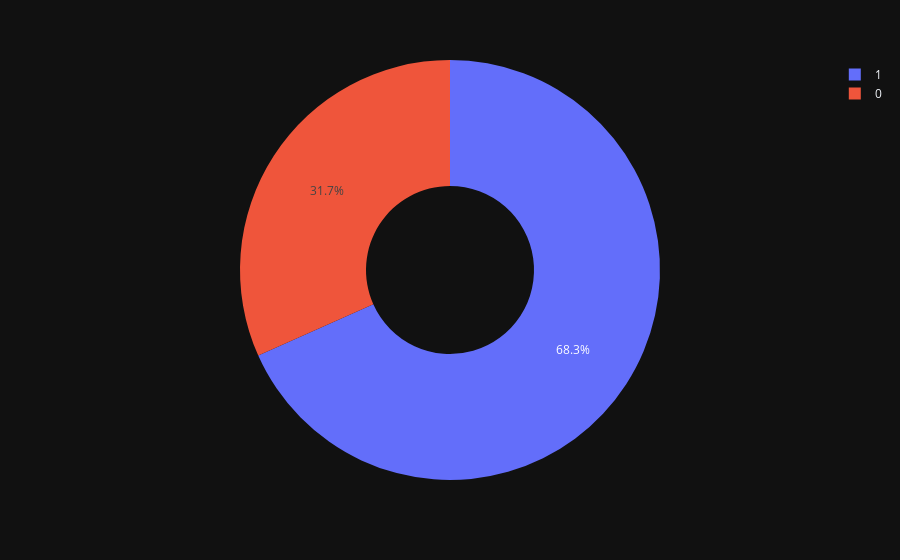

This figure's notebook cell:
### Code cell
fig =  px.pie (df, names = "sex", hole = 0.4, template = "plotly_dark")
fig.show ()

### Figure 1 — Plotly figure (JSON) as saved in the notebook; plotly's stock layout.template omitted (floating-point values rounded to 4 significant figures; data arrays with more than 128 entries replaced by an {"elided": "..."} marker saying what was removed)
{"data": [{"domain": {"x": [0, 1], "y": [0, 1]}, "hole": 0.4, "hovertemplate": "sex=%{label}<extra></extra>", "labels": {"elided": "303 int values"}, "legendgroup": "", "name": "", "showlegend": true, "type": "pie"}], "layout": {"legend": {"tracegroupgap": 0}, "margin": {"t": 60}}}
